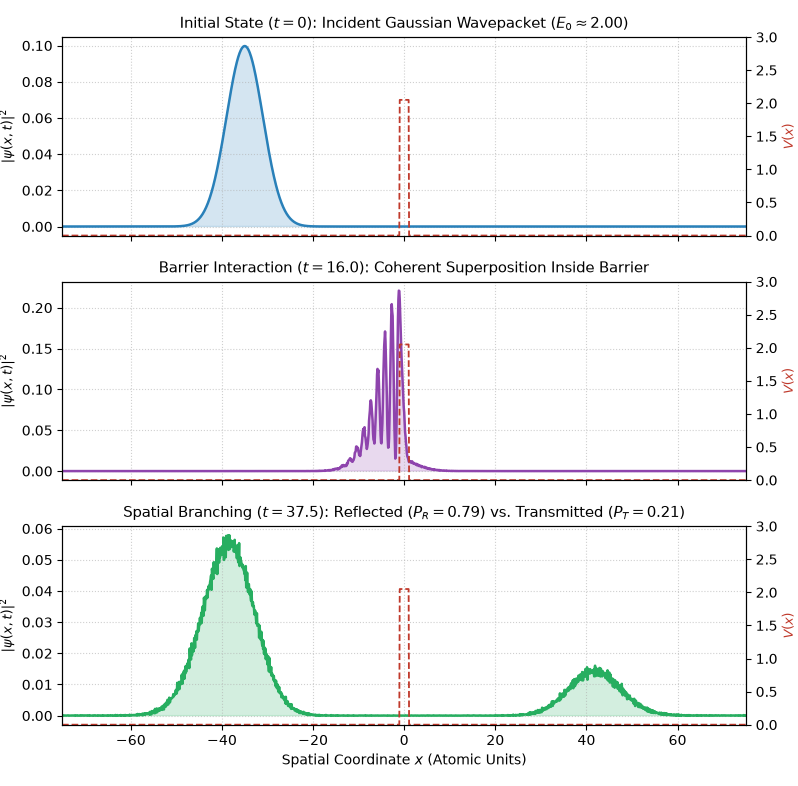

Reproduce this figure in Python.
import numpy as np
import matplotlib.pyplot as plt

# 1. Spatial & Momentum Grid Setup (Atomic Units: hbar = 1, m = 1)
N = 2048
L = 200.0
x = np.linspace(-L / 2, L / 2, N, endpoint=False)
dx = x[1] - x[0]
k = 2 * np.pi * np.fft.fftfreq(N, d=dx)

# 2. Initial Gaussian Wavepacket Moving Toward a Finite Potential Barrier
x0 = -35.0      # Initial center
sigma = 4.0     # Wavepacket spatial width
k0 = 2.0        # Initial carrier momentum (Kinetic Energy E0 ~ k0^2 / 2 = 2.0)

psi = (1.0 / (2 * np.pi * sigma**2)**0.25) * np.exp(-(x - x0)**2 / (4 * sigma**2)) * np.exp(1j * k0 * x)
psi /= np.sqrt(np.sum(np.abs(psi)**2) * dx)

# Finite rectangular barrier centered at x = 0 with height V0 ~ E0 (50/50 beam-splitter regime)
V0 = 2.05
barrier_width = 2.0
V = np.where(np.abs(x) <= barrier_width / 2, V0, 0.0)

# 3. Split-Operator Fourier Method (SOFM) Time Propagation
dt = 0.05
steps = 750
exp_V_half = np.exp(-0.5j * V * dt)
exp_T = np.exp(-0.5j * (k**2) * dt)

snapshots = {0: np.abs(psi)**2}
capture_steps = [320, steps]

for step in range(1, steps + 1):
    psi = exp_V_half * psi
    psi_k = np.fft.fft(psi)
    psi_k = exp_T * psi_k
    psi = np.fft.ifft(psi_k)
    psi = exp_V_half * psi
    if step in capture_steps:
        snapshots[step] = np.abs(psi)**2

# Calculate reflected vs transmitted probability weights
reflected_prob = np.sum(np.abs(psi[x < 0])**2) * dx
transmitted_prob = np.sum(np.abs(psi[x > 0])**2) * dx
total_norm = reflected_prob + transmitted_prob

# 4. Visualization
fig, axes = plt.subplots(3, 1, figsize=(10, 7.5), sharex=True)
titles = [
    f"Initial State ($t = 0$): Incident Gaussian Wavepacket ($E_0 \\approx {0.5*k0**2:.2f}$)",
    f"Barrier Interaction ($t = {320*dt:.1f}$): Coherent Superposition Inside Barrier",
    f"Spatial Branching ($t = {steps*dt:.1f}$): Reflected ($P_R = {reflected_prob:.2f}$) vs. Transmitted ($P_T = {transmitted_prob:.2f}$)"
]
colors = ["#2980b9", "#8e44ad", "#27ae60"]

for ax, (step_idx, density), title, col in zip(axes, snapshots.items(), titles, colors):
    ax.plot(x, density, color=col, linewidth=1.8, label="$|\\psi(x, t)|^2$")
    ax.fill_between(x, density, color=col, alpha=0.2)
    ax_v = ax.twinx()
    ax_v.plot(x, V, color="#c0392b", linestyle="--", linewidth=1.3, label="Potential Barrier $V(x)$")
    ax_v.set_ylim(0, 3.0)
    ax_v.set_ylabel("$V(x)$", color="#c0392b", fontsize=9)
    ax.set_ylabel("$|\\psi(x, t)|^2$", fontsize=9.5)
    ax.set_title(title, fontsize=10.5)
    ax.grid(True, linestyle=":", alpha=0.6)

axes[-1].set_xlabel("Spatial Coordinate $x$ (Atomic Units)", fontsize=10)
plt.xlim(-75, 75)
plt.tight_layout()
plt.savefig("wavepacket_splitting.png", dpi=300)
plt.show()
print(f"Norm Conservation Check: {total_norm:.6f} | Reflected: {reflected_prob:.3f} | Transmitted: {transmitted_prob:.3f}")
